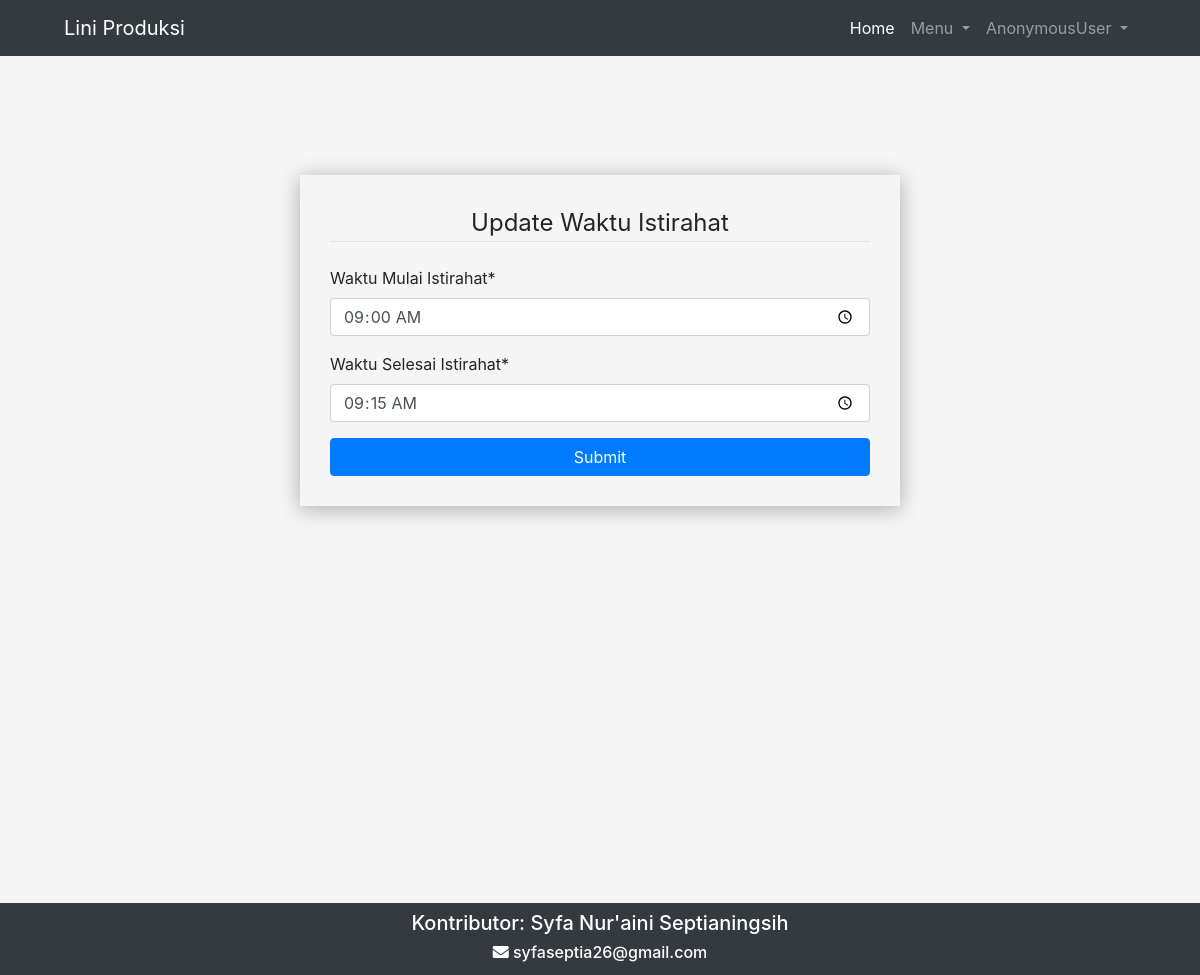
Page /liniProduksi/updateWaktuIstirahat/1 on the committed database.
### liniProduksi/models.py (models this page shows, shortened)
class WaktuIstirahat(models.Model):
    produksiHarian = models.ForeignKey('ProduksiHarian', on_delete=models.CASCADE, null=True, blank=True)
    waktuMulaiIstirahat = models.TimeField()
    waktuSelesaiIstirahat = models.TimeField()
    kondisi = models.CharField(max_length=200)

### liniProduksi/viewsLiniProduksi_harian.py (the view)
# urls.py: path('updateWaktuIstirahat/<str:update_id>', viewsLiniProduksi_harian.updateWaktuIstirahat, name='updateWaktuIstirahat'),
def updateWaktuIstirahat(request, update_id):
    waktuIstirahat_update = WaktuIstirahat.objects.get(id=update_id)
    data = {
        'waktuMulaiIstirahat':waktuIstirahat_update.waktuMulaiIstirahat,
        'waktuSelesaiIstirahat':waktuIstirahat_update.waktuSelesaiIstirahat,
    }
    waktuIstirahat_form = WaktuIstirahatForm(request.POST or None, initial=data, instance=waktuIstirahat_update)
    if request.method == 'POST':
        if waktuIstirahat_form.is_valid():
            waktuIstirahat_form.save()
            return redirect('liniProduksi:harian')
    context = {
        'Judul': 'Update Waktu Istirahat',
        'waktuIstirahat_form': waktuIstirahat_form,
    }
    return render(request,'liniProduksi/newWaktuIstirahat.html',context)

### liniProduksi/forms.py
class WaktuIstirahatForm(forms.ModelForm):
    class Meta:
        model = WaktuIstirahat
        fields = [
            'waktuMulaiIstirahat',
            'waktuSelesaiIstirahat',
        ]
        labels = {
            'waktuMulaiIstirahat': 'Waktu Mulai Istirahat',
            'waktuSelesaiIstirahat': 'Waktu Selesai Istirahat',
        }
        widgets = {
            'waktuMulaiIstirahat': forms.TimeInput(
                attrs={
                    'type': 'time',
                }
            ),
            'waktuSelesaiIstirahat': forms.TimeInput(
                attrs={
                    'type': 'time',
                }
            ),
        }

### liniProduksi/templates/liniProduksi/newWaktuIstirahat.html (shortened to what this page needs)
{% extends "base.html" %}
{% load static %}
{% load crispy_forms_tags %}
{% block contents %}
    <div class="container" style="width: 50%;
    box-shadow: 0 3px 20px rgba(0,0,0,0.3);
    padding: 30px;
    margin-top: 175px;
    margin-left: 25%">
        <form method="POST">
            <fieldset class="from-group">
                <legend class="border-bottom mb-4" align="center">{{Judul}}</legend>
                {{waktuIstirahat_form|crispy}}
            </fieldset>
        <button type="Submit" class="btn btn-primary" style="width: 100%;">Submit</button>
        </form>
    </div>
{% endblock contents %}

### rows in the picture
WaktuIstirahat: waktuMulaiIstirahat "09:00:00", waktuSelesaiIstirahat "09:15:00"

### other values in the picture
{{ user }} "AnonymousUser"
{{ Judul }} "Update Waktu Istirahat"
